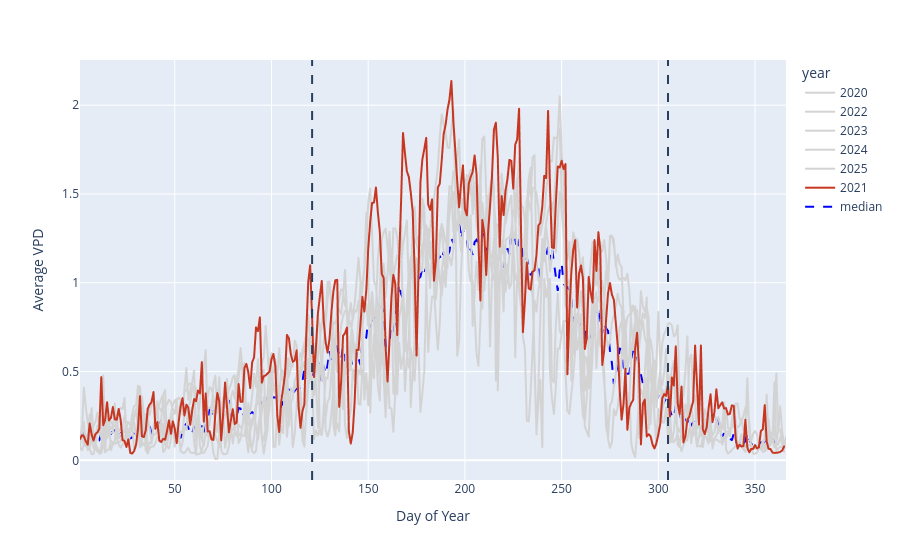

Notebook cell for this chart:
### Code cell
fig = px.line(grouped_weather_2020, x='DOY', y='avg_vpd', color='year')

traces = list(fig.data)
fig.data = [t for t in traces if t.name != '2021'] + [t for t in traces if t.name == '2021']
for trace in traces:
    if trace.name != '2021':
        trace.line.color = 'lightgrey'
    else:
        trace.line.color = '#c73620'

fig.add_scatter(
    x=median_VPD_by_DOY['DOY'],
    y=median_VPD_by_DOY['doy_median'],
    mode='lines',
    line=dict(color="blue", width=2, dash="dash"),
    name='median'
)

fig.add_vline(x='121', line_dash='dash')
fig.add_vline(x='305', line_dash='dash')

fig.update_layout(xaxis_title='Day of Year', yaxis_title='Average VPD')
fig.show()

### Figure 1 — Plotly figure (JSON) as saved in the notebook; plotly's stock layout.template omitted (floating-point values rounded to 4 significant figures; data arrays with more than 128 entries replaced by an {"elided": "..."} marker saying what was removed)
{"data": [{"hovertemplate": "year=2020<br>DOY=%{x}<br>avg_vpd=%{y}<extra></extra>", "legendgroup": "2020", "line": {"color": "lightgrey", "dash": "solid"}, "marker": {"symbol": "circle"}, "mode": "lines", "name": "2020", "showlegend": true, "type": "scattergl", "x": {"elided": "366 int values"}, "xaxis": "x", "y": {"elided": "366 float values"}, "yaxis": "y"}, {"hovertemplate": "year=2022<br>DOY=%{x}<br>avg_vpd=%{y}<extra></extra>", "legendgroup": "2022", "line": {"color": "lightgrey", "dash": "solid"}, "marker": {"symbol": "circle"}, "mode": "lines", "name": "2022", "showlegend": true, "type": "scattergl", "x": {"elided": "365 int values"}, "xaxis": "x", "y": {"elided": "365 float values"}, "yaxis": "y"}, {"hovertemplate": "year=2023<br>DOY=%{x}<br>avg_vpd=%{y}<extra></extra>", "legendgroup": "2023", "line": {"color": "lightgrey", "dash": "solid"}, "marker": {"symbol": "circle"}, "mode": "lines", "name": "2023", "showlegend": true, "type": "scattergl", "x": {"elided": "364 int values"}, "xaxis": "x", "y": {"elided": "364 float values"}, "yaxis": "y"}, {"hovertemplate": "year=2024<br>DOY=%{x}<br>avg_vpd=%{y}<extra></extra>", "legendgroup": "2024", "line": {"color": "lightgrey", "dash": "solid"}, "marker": {"symbol": "circle"}, "mode": "lines", "name": "2024", "showlegend": true, "type": "scattergl", "x": {"elided": "366 int values"}, "xaxis": "x", "y": {"elided": "366 float values"}, "yaxis": "y"}, {"hovertemplate": "year=2025<br>DOY=%{x}<br>avg_vpd=%{y}<extra></extra>", "legendgroup": "2025", "line": {"color": "lightgrey", "dash": "solid"}, "marker": {"symbol": "circle"}, "mode": "lines", "name": "2025", "showlegend": true, "type": "scattergl", "x": {"elided": "314 int values"}, "xaxis": "x", "y": {"elided": "314 float values"}, "yaxis": "y"}, {"hovertemplate": "year=2021<br>DOY=%{x}<br>avg_vpd=%{y}<extra></extra>", "legendgroup": "2021", "line": {"color": "#c73620", "dash": "solid"}, "marker": {"symbol": "circle"}, "mode": "lines", "name": "2021", "showlegend": true, "type": "scattergl", "x": {"elided": "365 int values"}, "xaxis": "x", "y": {"elided": "365 float values"}, "yaxis": "y"}, {"line": {"color": "blue", "dash": "dash", "width": 2}, "mode": "lines", "name": "median", "type": "scatter", "x": {"elided": "366 int values"}, "y": {"elided": "366 float values"}}], "layout": {"legend": {"title": {"text": "year"}, "tracegroupgap": 0}, "margin": {"t": 60}, "shapes": [{"line": {"dash": "dash"}, "type": "line", "x0": "121", "x1": "121", "xref": "x", "y0": 0, "y1": 1, "yref": "y domain"}, {"line": {"dash": "dash"}, "type": "line", "x0": "305", "x1": "305", "xref": "x", "y0": 0, "y1": 1, "yref": "y domain"}], "xaxis": {"anchor": "y", "domain": [0, 1], "title": {"text": "Day of Year"}}, "yaxis": {"anchor": "x", "domain": [0, 1], "title": {"text": "Average VPD"}}}}
